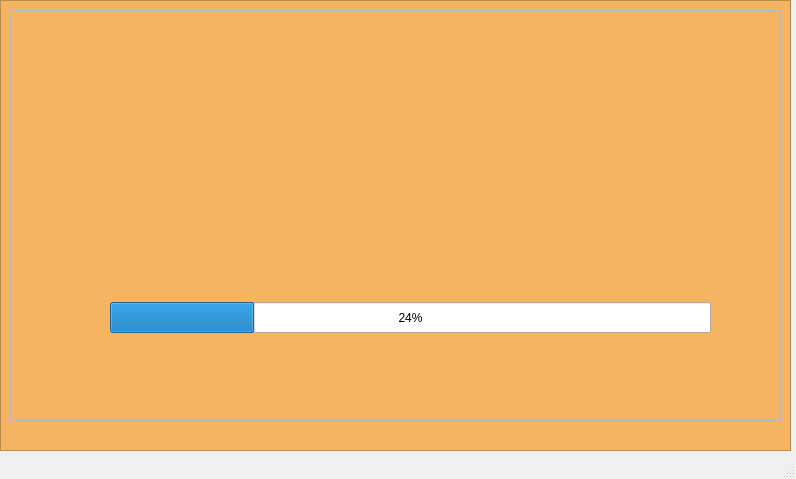
<?xml version="1.0" encoding="UTF-8"?>
<ui version="4.0">
 <class>MainWindow</class>
 <widget class="QMainWindow" name="MainWindow">
  <property name="geometry">
   <rect>
    <x>0</x>
    <y>0</y>
    <width>796</width>
    <height>479</height>
   </rect>
  </property>
  <property name="windowTitle">
   <string>MainWindow</string>
  </property>
  <widget class="QWidget" name="centralwidget">
   <widget class="QFrame" name="frame">
    <property name="geometry">
     <rect>
      <x>0</x>
      <y>0</y>
      <width>791</width>
      <height>451</height>
     </rect>
    </property>
    <property name="styleSheet">
     <string notr="true">#frame{
background-color: #F5B461;
}</string>
    </property>
    <property name="frameShape">
     <enum>QFrame::StyledPanel</enum>
    </property>
    <property name="frameShadow">
     <enum>QFrame::Raised</enum>
    </property>
    <widget class="QFrame" name="frame_2">
     <property name="geometry">
      <rect>
       <x>10</x>
       <y>10</y>
       <width>771</width>
       <height>411</height>
      </rect>
     </property>
     <property name="styleSheet">
      <string notr="true">#frame_2{
}</string>
     </property>
     <property name="frameShape">
      <enum>QFrame::StyledPanel</enum>
     </property>
     <property name="frameShadow">
      <enum>QFrame::Raised</enum>
     </property>
     <widget class="QLabel" name="logoLabel">
      <property name="geometry">
       <rect>
        <x>230</x>
        <y>50</y>
        <width>321</width>
        <height>191</height>
       </rect>
      </property>
      <property name="text">
       <string/>
      </property>
     </widget>
     <widget class="QProgressBar" name="progressbar">
      <property name="geometry">
       <rect>
        <x>100</x>
        <y>292</y>
        <width>601</width>
        <height>31</height>
       </rect>
      </property>
      <property name="value">
       <number>24</number>
      </property>
     </widget>
    </widget>
   </widget>
  </widget>
  <widget class="QMenuBar" name="menubar">
   <property name="geometry">
    <rect>
     <x>0</x>
     <y>0</y>
     <width>796</width>
     <height>22</height>
    </rect>
   </property>
  </widget>
  <widget class="QStatusBar" name="statusbar"/>
 </widget>
 <resources/>
 <connections/>
</ui>
